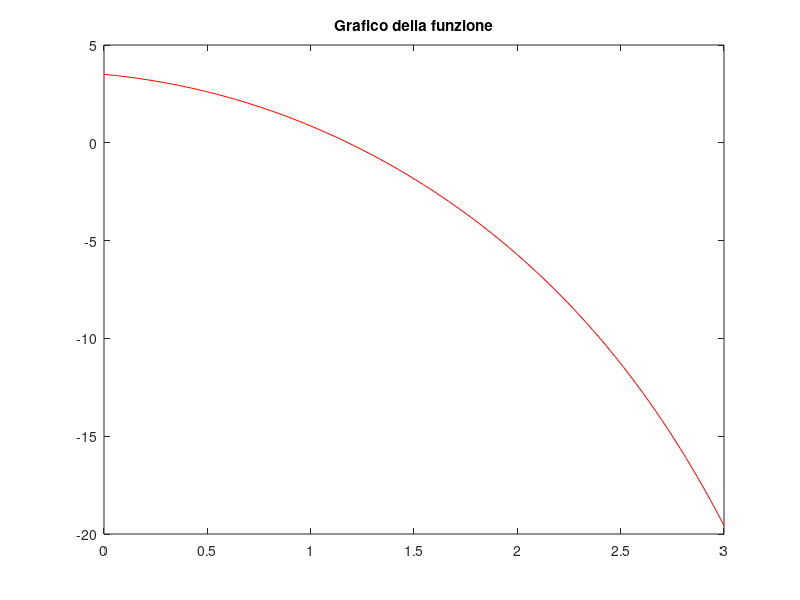

This figure's MATLAB source: (Note: this script raises an error after producing the figure.)
close all
clear all
clc

x=linspace(0,3,100);
f=@(x) 2*cos(x)-exp(x)+5/2;

plot(x,f(x),"r");
title("Grafico della funzione");

x0=-0.3; % punto iniziale
tol=1e-6;
maxit=100;
fp=@(x)-exp(x)-2*sin(x); % derivata prima
[x,it]=newton(f,fp,x0,tol,tol,maxit);

fprintf("Valore della radice = %g\n",x);
fprintf("Numero di iterazioni = %g\n",it);
alpha=1.1814639003600901;
err=abs(alpha-x);
fprintf("Errore assoluto = %g\n",err);